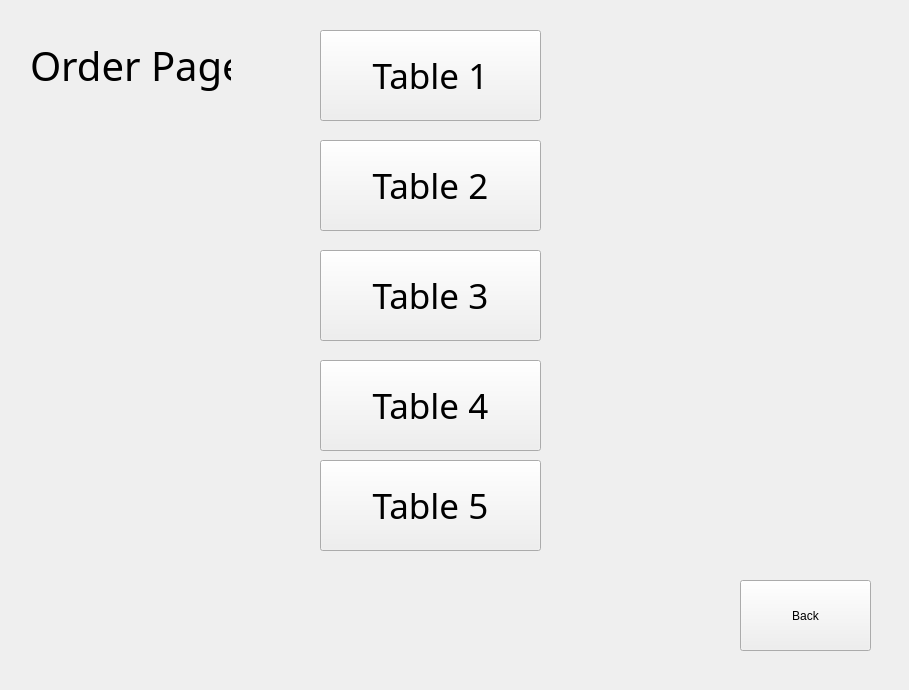
    <widget class="QWidget" name="OrderP">
     <widget class="QPushButton" name="BackB_5">
      <property name="geometry">
       <rect>
        <x>740</x>
        <y>580</y>
        <width>131</width>
        <height>71</height>
       </rect>
      </property>
      <property name="text">
       <string>Back</string>
      </property>
     </widget>
     <widget class="QPushButton" name="Table2O">
      <property name="geometry">
       <rect>
        <x>320</x>
        <y>140</y>
        <width>221</width>
        <height>91</height>
       </rect>
      </property>
      <property name="font">
       <font>
        <family>Agency FB</family>
        <pointsize>26</pointsize>
       </font>
      </property>
      <property name="text">
       <string>Table 2</string>
      </property>
     </widget>
     <widget class="QPushButton" name="Table3O">
      <property name="geometry">
       <rect>
        <x>320</x>
        <y>250</y>
        <width>221</width>
        <height>91</height>
       </rect>
      </property>
      <property name="font">
       <font>
        <family>Agency FB</family>
        <pointsize>26</pointsize>
       </font>
      </property>
      <property name="text">
       <string>Table 3</string>
      </property>
     </widget>
     <widget class="QPushButton" name="Table1O">
      <property name="geometry">
       <rect>
        <x>320</x>
        <y>30</y>
        <width>221</width>
        <height>91</height>
       </rect>
      </property>
      <property name="font">
       <font>
        <family>Agency FB</family>
        <pointsize>26</pointsize>
       </font>
      </property>
      <property name="text">
       <string>Table 1</string>
      </property>
     </widget>
     <widget class="QPushButton" name="Table4O">
      <property name="geometry">
       <rect>
        <x>320</x>
        <y>360</y>
        <width>221</width>
        <height>91</height>
       </rect>
      </property>
      <property name="font">
       <font>
        <family>Agency FB</family>
        <pointsize>26</pointsize>
       </font>
      </property>
      <property name="text">
       <string>Table 4</string>
      </property>
     </widget>
     <widget class="QPushButton" name="Table5O">
      <property name="geometry">
       <rect>
        <x>320</x>
        <y>460</y>
        <width>221</width>
        <height>91</height>
       </rect>
      </property>
      <property name="font">
       <font>
        <family>Agency FB</family>
        <pointsize>26</pointsize>
       </font>
      </property>
      <property name="text">
       <string>Table 5</string>
      </property>
     </widget>
     <widget class="QLabel" name="MenuPicture_11">
      <property name="geometry">
       <rect>
        <x>-10</x>
        <y>-10</y>
        <width>900</width>
        <height>681</height>
       </rect>
      </property>
      <property name="minimumSize">
       <size>
        <width>0</width>
        <height>0</height>
       </size>
      </property>
      <property name="maximumSize">
       <size>
        <width>900</width>
        <height>700</height>
       </size>
      </property>
      <property name="text">
       <string/>
      </property>
      <property name="textFormat">
       <enum>Qt::AutoText</enum>
      </property>
      <property name="pixmap">
       <pixmap>ColorBackground.jpg</pixmap>
      </property>
      <property name="scaledContents">
       <bool>true</bool>
      </property>
     </widget>
     <widget class="QLabel" name="label_13">
      <property name="geometry">
       <rect>
        <x>30</x>
        <y>20</y>
        <width>201</width>
        <height>91</height>
       </rect>
      </property>
      <property name="font">
       <font>
        <family>Agency FB</family>
        <pointsize>30</pointsize>
       </font>
      </property>
      <property name="text">
       <string>Order Page</string>
      </property>
     </widget>
     <zorder>MenuPicture_11</zorder>
     <zorder>BackB_5</zorder>
     <zorder>Table2O</zorder>
     <zorder>Table3O</zorder>
     <zorder>Table1O</zorder>
     <zorder>Table4O</zorder>
     <zorder>Table5O</zorder>
     <zorder>label_13</zorder>
    </widget>
